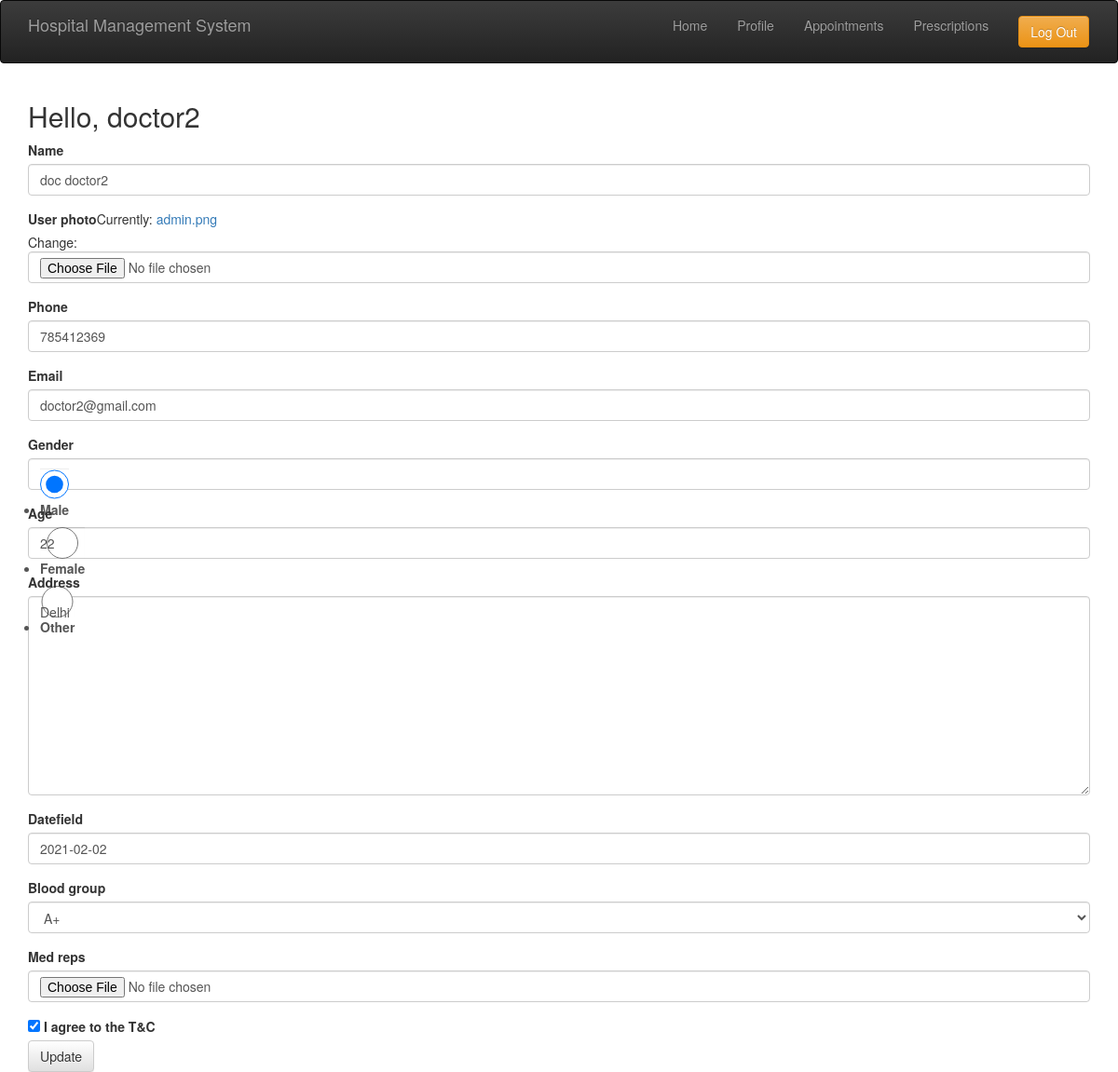
The page /profile/doc/7/ (signed in) on the database its author committed.
### main/models.py (models this page shows, shortened)
class User(AbstractUser):
    user_type = models.CharField(choices=USER_CHOICES, max_length=2)
    def is_doctor(self):
        if self.user_type == 'D':
            return True
        else:
            return False
    def is_patient(self):
        if self.user_type == 'P':
            return True
        else:
            return False
    def is_receptionist(self):
        if self.user_type == 'R':
            return True
        else:
            return False
    def is_HR(self):
        if self.user_type == 'HR':
            return True
        else:
            return False
    class Meta:
        ordering = ('id',)

class UserProfile(models.Model):
    user = models.ForeignKey(User, on_delete=models.CASCADE, related_name='user_profile')
    name = models.CharField(max_length=50)
    phone_regex = RegexValidator(regex=r'^\+?1?\d{9,15}$', message="Phone number must be entered in the format: '+999999999'. Up to 15 digits allowed.")
    phone = models.CharField(validators=[phone_regex], max_length=17)
    user_photo = models.ImageField(upload_to='profile/', default='admin.png')
    email = models.EmailField()
    gender = models.CharField(choices=GENDER_CHOICES, max_length=1)
    age = models.IntegerField(blank=True, null=True)
    address = models.TextField(max_length=500)
    datefield = models.DateField(null=True)
    blood_group = models.CharField(choices=BLOOD_GROUPS, max_length=3)
    med_reps = models.FileField(upload_to='profile/med_reps', blank=True)
    status = models.CharField(choices=[('Active', 'Active'), ('Inactive', 'Inactive')], null=True, blank=True, max_length=8)
    agree = models.BooleanField("I agree to the T&C", default=False, blank=False)
    class Meta:
        ordering = ('-id',)

### main/views.py (the view)
# urls.py: path("profile/doc/<int:pk>/", views.UpdatedDocProfilePk, name="doc-profile-pk"),
@login_required(login_url='/login/')
def UpdatedDocProfilePk(request, pk):
    user = User.objects.get(pk=pk)
    profile = UserProfile.objects.get(user=user)
    if request.method == 'POST':
        form = DoctorProfileForm(request.POST, instance=profile)
        if form.is_valid():
            form.save()
            return redirect('hr_dashboard')
    else:
        form = DoctorProfileForm(instance=profile)
    return render(request, 'profile.html', {'form': form, 'user':user})

### main/forms.py
class DoctorProfileForm(forms.ModelForm):
    gender = forms.ChoiceField(choices=GENDER_CHOICES, required=False, widget=forms.RadioSelect)
    datefield = forms.DateField(widget = forms.DateInput, required=False)
    user_photo = models.ImageField(upload_to='profile/', default='admin.png')
    class Meta:
        model = UserProfile
        fields = ('name', 'user_photo','phone', 'email', 'gender', 'age', 'address', 'datefield', 'blood_group', 'med_reps', 'agree')

### templates/profile.html (shortened to what this page needs)
{% extends "base.html" %}
{% load bootstrap3 %}
{% block content %}
<div class="container">
    <h2>Hello, {{ user.username }}</h2>
    <form method="POST">
        {% bootstrap_form form %}
        <input type="submit" value="Update" class="btn btn-default">
    </form>
</div>
{% endblock %}

### rows shown on the page
User: username "doctor2"
UserProfile: name "doc doctor2", phone "785412369", email "doctor2@gmail.com", gender "☑ Male ☐ Other", age "22", address "Delhi", datefield "2021-02-02", blood_group "A+", agree "☑"
